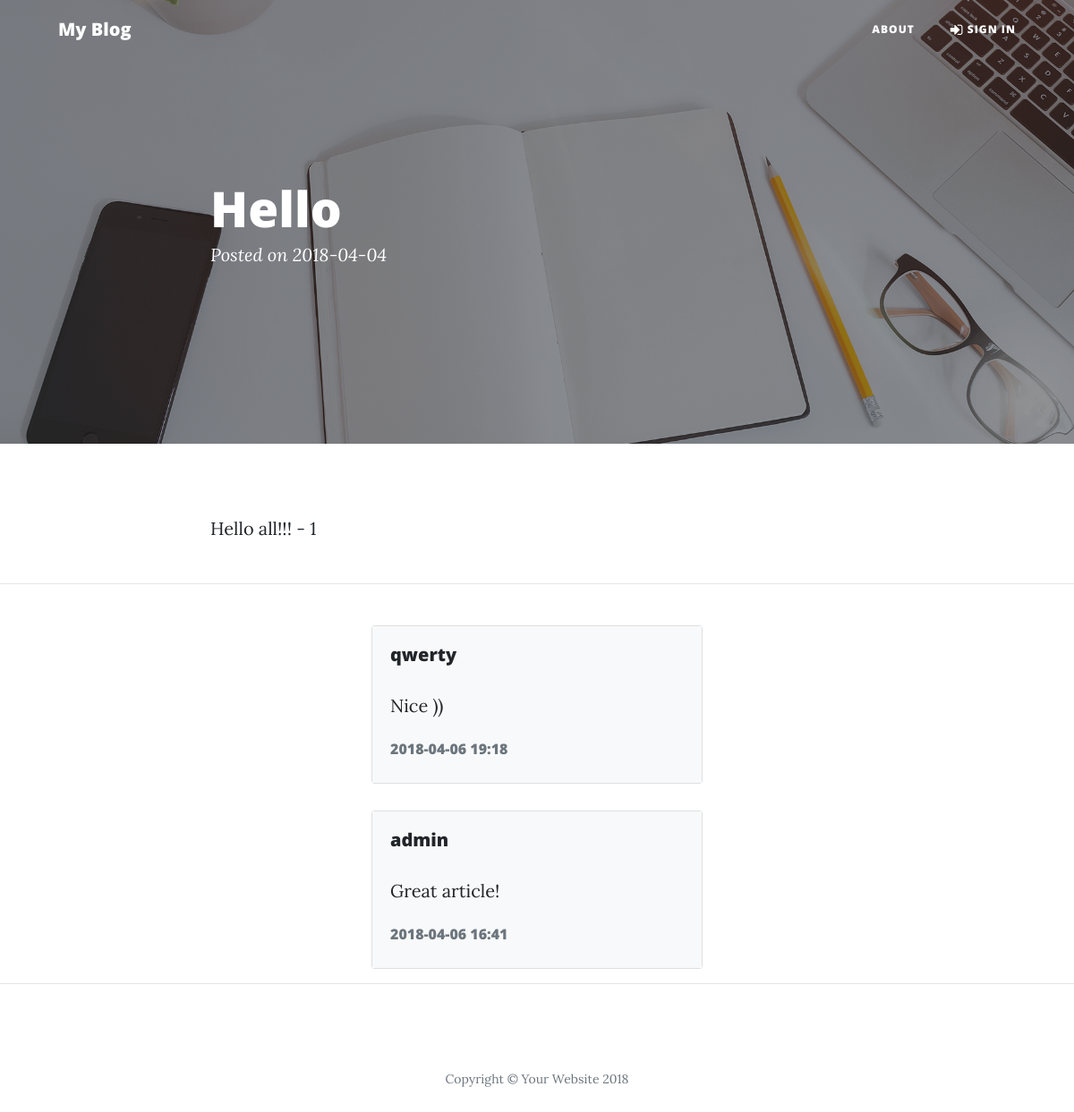
Page /post/hello on the committed database.
### tables this page shows
CREATE TABLE `posts` (
  `id` int(11) NOT NULL COMMENT 'Post id.',
  `title` varchar(250) NOT NULL COMMENT 'Post title',
  `machine_name` varchar(250) NOT NULL COMMENT 'Machine representation of title.',
  `text` mediumtext NOT NULL COMMENT 'Post text',
  `date` int(11) NOT NULL COMMENT 'Date in UNIX datestamp format.',
  `token` varchar(20) NOT NULL COMMENT 'Unique token.'
);

CREATE TABLE `comments` (
  `id` int(11) NOT NULL COMMENT 'Coments id.',
  `post_id` int(11) NOT NULL COMMENT 'Post id.',
  `user_id` int(11) NOT NULL COMMENT 'User id.',
  `text` mediumtext NOT NULL COMMENT 'Comment text.',
  `date` int(11) NOT NULL COMMENT 'Add comment date.'
);

### controllers/MainController.php (called while the page is built, shortened)
<?php
class MainController extends Controller
{
    public function postAction()
    {
        $result   = [];
        $message  = [];
        $comments = [];
        $postMachineName = $this->route['post'];
        if ($postMachineName) {
            $service = ServiceFactory::createServiceByName('post');
            $result  = $service->getPostByMachineName($postMachineName);
            $service   = ServiceFactory::createServiceByName('comment');
            $comments = $service->getAllCommentsForPost($postMachineName);
        }
        $this->view->render('Post Page',
            ['post' => $result, 'message' => $message, 'comments' => $comments]);
    }
}

### core/bootstrap.php (called while the page is built, shortened)
<?php
function appStartUp()
{
    Router::getInstance()->run();
}

### index.php (called while the page is built, shortened)
<?php
appStartUp();

### core/database/RepositoryFactory.php (called while the page is built, shortened)
<?php
class RepositoryFactory
{
    public static function createRepositoryByName($name)
    {
        $path = '\repository\\' . ucfirst($name) . 'Repository';
        if (class_exists($path)) {
            return new $path($name);
        } else {
            ErrorHandler::handleError(520,"$path not found.");
        }
        return null;
    }
}

### core/database/DataBaseConfig.php (called while the page is built, shortened)
<?php
class DataBaseConfig
{
    private static $user = 'test';
    private static $password = '';
    private static $config = [];
    public static function getConfigString()
    {
        if (empty(self::$config)) {
            echo 'DB config is empty';
        } else {
            return self::$config['db_type'] . ':host='
                   . self::$config['db_host']
                   . ';dbname=' . self::$config['db_name'];
        }
    }
    public static function parseConfig($config)
    {
        self::$user     = $config['db_user'] ?? self::$user;
        self::$password = $config['db_password'] ?? self::$password;
    }
    public static function setConfig($config)
    {
        self::$config = $config;
    }
    public static function getUser(): string
    {
        return self::$user;
    }
    public static function getPassword(): string
    {
        return self::$password;
    }
}

### core/database/MySqlDataBaseProvider.php (called while the page is built, shortened)
<?php
class MySqlDataBaseProvider implements DataBaseProvider
{
    public static function getConnection()
    {
        return new PDO(DataBaseConfig::getConfigString(),
                DataBaseConfig::getUser(), DataBaseConfig::getPassword());
    }
}

### core/database/Repository.php (called while the page is built, shortened)
<?php
abstract class Repository
{
    protected $connection;
    protected $instanceConfig;
    protected static $config;
    public function __construct($name)
    {
        $this->instanceConfig = self::$config[$name];
        $this->connection     = $this->getConnection();
    }
    public static function setConfig($config)
    {
        self::$config = $config;
    }
    protected function getConnection()
    {
        return MySqlDataBaseProvider::getConnection();
    }
    public function getEntityByParameter($parameter, $value)
    {
        $values    = [
            $parameter => $value,
        ];
        $statement = $this->connection->prepare('SELECT * FROM '
                                                . $this->instanceConfig['base_table']
                                                . ' WHERE ' . $parameter
                                                . ' = :' . $parameter);
        $statement->execute($values);
        return $statement->fetchObject($this->instanceConfig['model']);
    }
    public function getSubEntityById($subEntityName, $id)
    {
        if ($subEntity = $this->instanceConfig[$subEntityName]) {
            $values    = [
                'id' => $id,
            ];
            $statement = $this->connection->prepare('SELECT * FROM '
                                                    . $subEntity['base_table']
                                                    . ' WHERE id = :id');
            $statement->execute($values);
            return $statement->fetchObject($subEntity['model']);
        }
    }
    public function getAllRowsCertainFieldsFromTableByParameter(
        $fields,
        $parameter,
        $isOrdered = false,
        $orderedParam = '',
        $isReverse = false
    ) {
        $fieldsStr = implode($fields, ', ');
        $param = implode(array_keys($parameter));
        $query = 'SELECT ' . $fieldsStr . ' FROM '
                 . $this->instanceConfig['base_table'] . ' WHERE ' . $param
                 . '=:' . $param;
        if ($isOrdered) {
            $query .= ' ORDER BY ' . $orderedParam;
            if ($isReverse) {
                $query .= ' DESC';
            }
        }
        $query .= ';';
        $statement = $this->getConnection()->prepare($query);
        $statement->execute($parameter);
        $result = $statement->fetchAll(PDO::FETCH_ASSOC);
        return $result;
    }
}

### core/service/Service.php (called while the page is built, shortened)
<?php
abstract class Service
{
    public static function loadRepository($name)
    {
        return RepositoryFactory::createRepositoryByName($name);
    }
}

### services/CommentService.php (called while the page is built, shortened)
<?php
class CommentService extends Service
{
    public function getAllCommentsForPost($postMachineName)
    {
        $post = $this->getPost($postMachineName);
        $fields = [
            'id',
            'post_id',
            'user_id',
            'text',
            'date',
        ];
        $this->repository = self::loadRepository('comment');
        $result
                          = $this->repository->getAllRowsCertainFieldsFromTableByParameter($fields,
            ['post_id' => $post->getId()], true, 'date', true);
        foreach ($result as &$comment) {
            $userId               = $this->repository->getSubEntityById('user',
                $comment['user_id']);
            $comment['user_name'] = $userId->getName();
        }
        return $result;
    }
    private function getPost($postMachineName)
    {
        $this->repository = self::loadRepository('post');
        return $this->repository->getEntityByParameter('machine_name',
            $postMachineName);
    }
}

### services/PostService.php (called while the page is built, shortened)
<?php
class PostService extends Service
{
    public function getPostByMachineName($machineName)
    {
        $this->repository = self::loadRepository('post');
        $result = $this->repository->getEntityByParameter('machine_name', $machineName);
        $result->setDate(Utils::defineDate($result->getDate()));
        return $result;
    }
}

### entities/Post.php (called while the page is built, shortened)
<?php
class Post extends Entity
{
    private $id = '';
    private $title = '';
    private $text = '';
    private $date = '';
    public function getId()
    {
        return $this->id;
    }
    public function getTitle()
    {
        return $this->title;
    }
    public function getText()
    {
        return $this->text;
    }
    public function getDate()
    {
        return $this->date;
    }
    public function setDate($date)
    {
        $this->date = $date;
    }
}

### core/service/ServiceFactory.php (called while the page is built, shortened)
<?php
class ServiceFactory
{
    public static function createServiceByName($name)
    {
        $path = '\services\\' . ucfirst($name) . 'Service';
        if (class_exists($path)) {
            return new $path($name);
        } else {
            ErrorHandler::handleError(520,"$path not found.");
        }
        return null;
    }
}

### core/Controller.php (called while the page is built, shortened)
<?php
abstract class Controller
{
    function __construct($route)
    {
        if (AccessHandler::checkAccess($route)) {
            $this->route = $route;
        } else {
            View::renderError(401);
        }
    }
}

### entities/User.php (called while the page is built, shortened)
<?php
class User extends Entity
{
    private $name = '';
    public function getName()
    {
        return $this->name;
    }
}

### core/utils/Utils.php (called while the page is built, shortened)
<?php
class Utils
{
    public static function defineDateTime($dateTimeStamp)
    {
        $result = date('Y-m-d H:i', $dateTimeStamp);
        return $result;
    }
}

### resources/web/main/post.php (the view, shortened to what this page needs)
<header class="masthead" style="background-image: url('/resources/templates/default/img/home-bg.jpg')">
    <div class="overlay"></div>
    <div class="container">
        <div class="row">
            <div class="col-lg-8 col-md-10 mx-auto">
                <div class="post-heading">
                    <h1> <?php echo $post->getTitle()?></h1>
                    <span class="meta">Posted on  <?php echo $post->getDate()?></span>
                </div>
            </div>
        </div>
    </div>
</header>
<article>
    <div class="container">
        <div class="row">
            <div class="col-lg-8 col-md-10 mx-auto">
                <?php echo $post->getText()?>
            </div>
        </div>
    </div>
</article>
<?php if (! empty($comments)) : ?>
    <hr>
<?php foreach ($comments as $comment) : ?>
        <br>
    <div class="col-lg-4 col-md-10 mx-auto">
        <div class="card">
            <div class="card-body bg-light">
                <h5 class="card-title"><?php echo $comment['user_name']; ?></h5>
                <p class="card-text"><?php echo $comment['text']; ?></p>
                <h6 class="card-subtitle mb-2 text-muted"><?php echo $comment['date']; ?></h6>
            </div>
        </div>
    </div>
<?php endforeach; ?>
<?php endif; ?>

### rows in the picture
posts: title "Hello", date "2018-04-04", text "Hello all!!! - 1"
comments: user_name "qwerty", text "Nice ))", date "2018-04-06 19:18"

### other values in the picture
$comment['user_name'] "admin"
$comment['text'] "Great article!"
$comment['date'] "2018-04-06 16:41"
